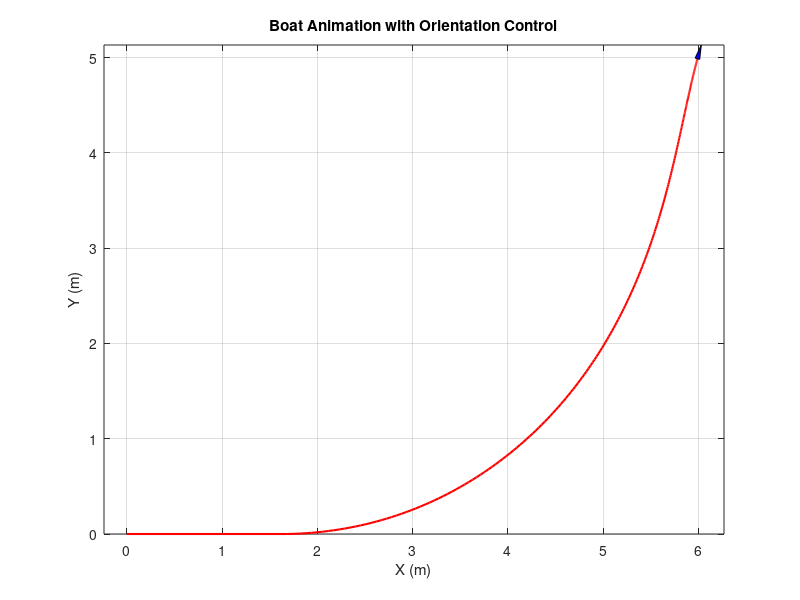
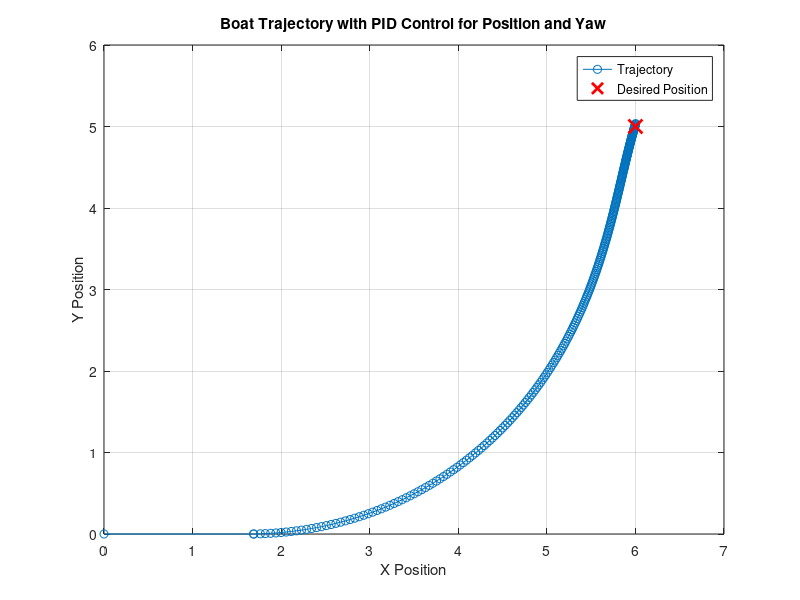

Write the MATLAB code that produced these figures, in order.
clc;
clear;
close all;

%% Initial Position
x_0 = 0;
y_0 = 0;
psi = 0; % Initial yaw angle
L = 0.1;   % Length of the boat

%% Desired Position and Orientation
x_des = 6;
y_des = 5;
psi_des = pi/3;

%% Time parameters
dt = 0.01;
ts = 25;
t = 0:dt:ts;
%% Initializing array
traj_x = [];
traj_y = [];
psi_s = [];
e_x = [];
e_y=[];
e_p=[];

%% Initialize PID variables

Kp_x = 0.7; Ki_x = 0.28; Kd_x = 0.267;  % Proportional, Integral, Derivative gains for x and y

Kp_y = 0.91; Ki_y = 0.1; Kd_y = 0.3;

Kp_psi = 0.7; Ki_psi = 0.2; Kd_psi = 0.316;

% PID error accumulations
int_error_x = 0; int_error_y = 0;int_error_psi = 0;

prev_error_x = 0; prev_error_y = 0;prev_error_psi = 0;

error_y_max=y_des - y_0; % Maximum Possible Position error for Y

for k = 1:length(t)
    %% Calculate Position and Orientation Error
    error_x = x_des - x_0;
    error_y = y_des - y_0;
    error_psi = psi_des - psi;
    error_y_norm=(error_y/error_y_max)*(pi/2);

    % Stop controller if error is small
    

    %% Storing Error and Trajectory

    e_x(k)=error_x;
    e_y(k)=error_y;
    e_p(k)=error_psi;
   

    traj_x(k) = x_0;
    traj_y(k) = y_0;
    psi_s(k) = psi;

    %% Lateral Position Error and Constraints

    u_y = 0;
   % der_error_y=(error_y - prev_error_y)/dt;
    %int_error_y = int_error_y + error_y * dt;
    %prev_error_y=error_y;

    %% PID Controller for X (forward velocity)
    int_error_x = int_error_x + error_x * dt; % Integral term
   
    der_error_x = (error_x - prev_error_x) / dt; % Derivative term

    u_x = Kp_x * error_x + Ki_x * int_error_x + Kd_x * der_error_x; 
 
    u_x = u_x + Kp_y * error_y; % Incorporating Y_error Also
    
    u_x = max(u_x, 0);  % Prevent reverse movement by ensuring u_x is non-negative
    
    prev_error_x = error_x; % Updating Error
   

    %% PID Controller for Yaw (orientation)
    int_error_psi = int_error_psi + error_psi * dt; % Integral term

    der_error_psi = (error_psi - prev_error_psi) / dt; % Derivative term

    max_yaw_rate = 1.5;

    r = Kp_psi * error_psi + Ki_psi * int_error_psi + Kd_psi * der_error_psi; % PID output for yaw
    
    r = r + Kp_y*error_y_norm;  % Incorporating Y_error Also
    if r>max_yaw_rate
     r=max_yaw_rate;

    end

     prev_error_psi = error_psi;

    %% Kinematics
    % Jacobian matrix (rotation matrix)
    J = [cos(psi) -sin(psi) 0;
         sin(psi)  cos(psi) 0;
         0         0        1];

    vel = [u_x; u_y; r];
    out = J * vel;

    x_dot = out(1);
   % y_dot = out(2);
    y_dot=u_x*sin(psi);
    psi_dot = out(3);

    %% Update Position and Orientation
    x_0 = x_0 + x_dot * dt;
    y_0 = y_0 + y_dot * dt;
    psi = psi + psi_dot * dt;

   if norm([error_x, error_y]) < 0.25 && abs(error_psi) < 0.25
        break;
   end
end


%% Animation of the Boat
figure;
for i = 1:length(traj_x)
    % Extract current positions and orientations
    x_leader = traj_x(i);
    y_leader = traj_y(i);
    psi_leader = psi_s(i);

    % Define the boat as a triangle
    boat_length = L;
    boat_width = 0.5 * L; % Width proportional to length

    % Define vertices of the boat shape
    boat_shape = [boat_length, 0; -boat_length/2, boat_width/2; -boat_length/2, -boat_width/2];

    % Rotation matrix for the boat's orientation
    R = [cos(psi_leader) -sin(psi_leader);
         sin(psi_leader) cos(psi_leader)];

    % Rotate and translate the boat shape to the current position
    rotated_boat = (R * boat_shape')';

    % Shift the boat to its current position
    x_boat = rotated_boat(:, 1) + x_leader;
    y_boat = rotated_boat(:, 2) + y_leader;

    % Plot the trajectory
    plot(traj_x(1:i), traj_y(1:i), 'r-', 'LineWidth', 1.5);
    hold on;

    % Plot the boat as a triangle
    fill(x_boat, y_boat, 'b'); % Blue triangle for the boat

    % Set axis limits and labels
    axis equal;
    title('Boat Animation with Orientation Control');
    xlabel('X (m)');
    ylabel('Y (m)');
    grid on;

    pause(0.1);
    hold off;
end
% %% Plotting the Trajectory
figure;
plot(traj_x, traj_y, '-o');
hold on;
plot(x_des, y_des, 'rx', 'MarkerSize', 10, 'LineWidth', 2);  % Desired point
xlabel('X Position');
ylabel('Y Position');
title('Boat Trajectory with PID Control for Position and Yaw');
legend('Trajectory', 'Desired Position');
grid on;

%% Error Plot
% Assuming 'e' is previously calculated error between leader and follower
% figure
% plot(t, e_x,'-',LineWidth=4)
% hold on
% plot(t, e_y,'-.',LineWidth=4)
% plot(t, e_p,':',LineWidth=4)
% 
% legend('error in x, [m]', 'error in y, [m]', 'error in yaw, [rad]');
% %set(gca, 'fontsize', 24)
% xlabel('t, [s]');
% ylabel('errors, [units]');